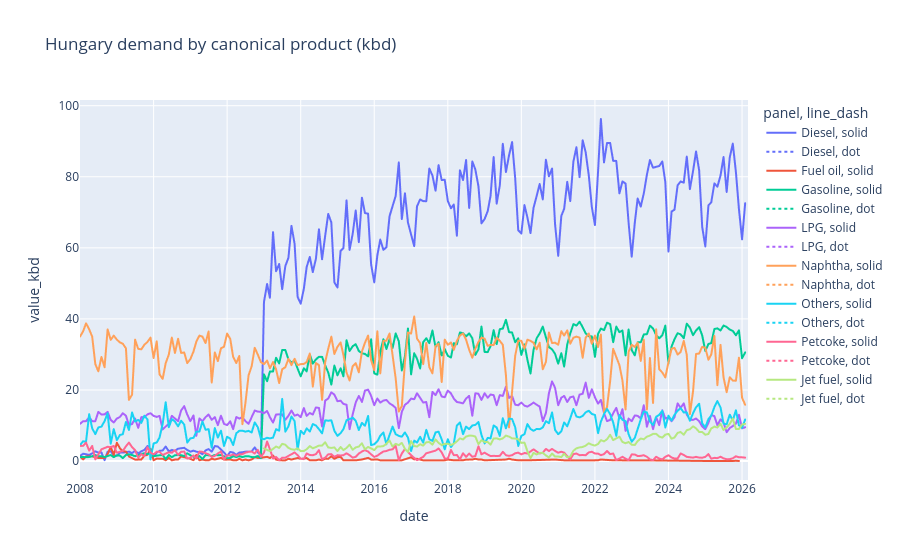

Notebook code cell kept with this figure:
### Markdown cell above
## 4. Canonical rollup (demand)

### Code cell
fig_c = px.line(
    demand_canonical,
    x="date",
    y="value_kbd",
    color="panel",
    line_dash=demand_canonical["is_provisional"].map({True: "dot", False: "solid"}),
    title="Hungary demand by canonical product (kbd)",
)
fig_c.show()

### Figure 1 — Plotly figure (JSON) as saved in the notebook; plotly's stock layout.template omitted (floating-point values rounded to 4 significant figures; data arrays with more than 128 entries replaced by an {"elided": "..."} marker saying what was removed)
{"data": [{"hovertemplate": "panel=Diesel<br>line_dash=solid<br>date=%{x}<br>value_kbd=%{y}<extra></extra>", "legendgroup": "Diesel, solid", "line": {"color": "#636efa", "dash": "solid"}, "marker": {"symbol": "circle"}, "mode": "lines", "name": "Diesel, solid", "showlegend": true, "type": "scattergl", "x": {"elided": "218 str values"}, "xaxis": "x", "y": {"elided": "218 float values"}, "yaxis": "y"}, {"hovertemplate": "panel=Diesel<br>line_dash=dot<br>date=%{x}<br>value_kbd=%{y}<extra></extra>", "legendgroup": "Diesel, dot", "line": {"color": "#636efa", "dash": "dot"}, "marker": {"symbol": "circle"}, "mode": "lines", "name": "Diesel, dot", "showlegend": true, "type": "scattergl", "x": ["2026-03-01T00:00:00.000000"], "xaxis": "x", "y": [88.77], "yaxis": "y"}, {"hovertemplate": "panel=Fuel oil<br>line_dash=solid<br>date=%{x}<br>value_kbd=%{y}<extra></extra>", "legendgroup": "Fuel oil, solid", "line": {"color": "#EF553B", "dash": "solid"}, "marker": {"symbol": "circle"}, "mode": "lines", "name": "Fuel oil, solid", "showlegend": true, "type": "scattergl", "x": {"elided": "137 str values"}, "xaxis": "x", "y": {"elided": "137 float values"}, "yaxis": "y"}, {"hovertemplate": "panel=Gasoline<br>line_dash=solid<br>date=%{x}<br>value_kbd=%{y}<extra></extra>", "legendgroup": "Gasoline, solid", "line": {"color": "#00cc96", "dash": "solid"}, "marker": {"symbol": "circle"}, "mode": "lines", "name": "Gasoline, solid", "showlegend": true, "type": "scattergl", "x": {"elided": "217 str values"}, "xaxis": "x", "y": {"elided": "217 float values"}, "yaxis": "y"}, {"hovertemplate": "panel=Gasoline<br>line_dash=dot<br>date=%{x}<br>value_kbd=%{y}<extra></extra>", "legendgroup": "Gasoline, dot", "line": {"color": "#00cc96", "dash": "dot"}, "marker": {"symbol": "circle"}, "mode": "lines", "name": "Gasoline, dot", "showlegend": true, "type": "scattergl", "x": ["2026-03-01T00:00:00.000000"], "xaxis": "x", "y": [36.63], "yaxis": "y"}, {"hovertemplate": "panel=LPG<br>line_dash=solid<br>date=%{x}<br>value_kbd=%{y}<extra></extra>", "legendgroup": "LPG, solid", "line": {"color": "#ab63fa", "dash": "solid"}, "marker": {"symbol": "circle"}, "mode": "lines", "name": "LPG, solid", "showlegend": true, "type": "scattergl", "x": {"elided": "218 str values"}, "xaxis": "x", "y": {"elided": "218 float values"}, "yaxis": "y"}, {"hovertemplate": "panel=LPG<br>line_dash=dot<br>date=%{x}<br>value_kbd=%{y}<extra></extra>", "legendgroup": "LPG, dot", "line": {"color": "#ab63fa", "dash": "dot"}, "marker": {"symbol": "circle"}, "mode": "lines", "name": "LPG, dot", "showlegend": true, "type": "scattergl", "x": ["2026-03-01T00:00:00.000000"], "xaxis": "x", "y": [6.399], "yaxis": "y"}, {"hovertemplate": "panel=Naphtha<br>line_dash=solid<br>date=%{x}<br>value_kbd=%{y}<extra></extra>", "legendgroup": "Naphtha, solid", "line": {"color": "#FFA15A", "dash": "solid"}, "marker": {"symbol": "circle"}, "mode": "lines", "name": "Naphtha, solid", "showlegend": true, "type": "scattergl", "x": {"elided": "218 str values"}, "xaxis": "x", "y": {"elided": "218 float values"}, "yaxis": "y"}, {"hovertemplate": "panel=Naphtha<br>line_dash=dot<br>date=%{x}<br>value_kbd=%{y}<extra></extra>", "legendgroup": "Naphtha, dot", "line": {"color": "#FFA15A", "dash": "dot"}, "marker": {"symbol": "circle"}, "mode": "lines", "name": "Naphtha, dot", "showlegend": true, "type": "scattergl", "x": ["2026-03-01T00:00:00.000000"], "xaxis": "x", "y": [21.16], "yaxis": "y"}, {"hovertemplate": "panel=Others<br>line_dash=solid<br>date=%{x}<br>value_kbd=%{y}<extra></extra>", "legendgroup": "Others, solid", "line": {"color": "#19d3f3", "dash": "solid"}, "marker": {"symbol": "circle"}, "mode": "lines", "name": "Others, solid", "showlegend": true, "type": "scattergl", "x": {"elided": "218 str values"}, "xaxis": "x", "y": {"elided": "218 float values"}, "yaxis": "y"}, {"hovertemplate": "panel=Others<br>line_dash=dot<br>date=%{x}<br>value_kbd=%{y}<extra></extra>", "legendgroup": "Others, dot", "line": {"color": "#19d3f3", "dash": "dot"}, "marker": {"symbol": "circle"}, "mode": "lines", "name": "Others, dot", "showlegend": true, "type": "scattergl", "x": ["2026-03-01T00:00:00.000000"], "xaxis": "x", "y": [12.44], "yaxis": "y"}, {"hovertemplate": "panel=Petcoke<br>line_dash=solid<br>date=%{x}<br>value_kbd=%{y}<extra></extra>", "legendgroup": "Petcoke, solid", "line": {"color": "#FF6692", "dash": "solid"}, "marker": {"symbol": "circle"}, "mode": "lines", "name": "Petcoke, solid", "showlegend": true, "type": "scattergl", "x": {"elided": "210 str values"}, "xaxis": "x", "y": {"elided": "210 float values"}, "yaxis": "y"}, {"hovertemplate": "panel=Petcoke<br>line_dash=dot<br>date=%{x}<br>value_kbd=%{y}<extra></extra>", "legendgroup": "Petcoke, dot", "line": {"color": "#FF6692", "dash": "dot"}, "marker": {"symbol": "circle"}, "mode": "lines", "name": "Petcoke, dot", "showlegend": true, "type": "scattergl", "x": ["2026-03-01T00:00:00.000000"], "xaxis": "x", "y": [0.8985], "yaxis": "y"}, {"hovertemplate": "panel=Jet fuel<br>line_dash=solid<br>date=%{x}<br>value_kbd=%{y}<extra></extra>", "legendgroup": "Jet fuel, solid", "line": {"color": "#B6E880", "dash": "solid"}, "marker": {"symbol": "circle"}, "mode": "lines", "name": "Jet fuel, solid", "showlegend": true, "type": "scattergl", "x": {"elided": "158 str values"}, "xaxis": "x", "y": {"elided": "158 float values"}, "yaxis": "y"}, {"hovertemplate": "panel=Jet fuel<br>line_dash=dot<br>date=%{x}<br>value_kbd=%{y}<extra></extra>", "legendgroup": "Jet fuel, dot", "line": {"color": "#B6E880", "dash": "dot"}, "marker": {"symbol": "circle"}, "mode": "lines", "name": "Jet fuel, dot", "showlegend": true, "type": "scattergl", "x": ["2026-03-01T00:00:00.000000"], "xaxis": "x", "y": [12.89], "yaxis": "y"}], "layout": {"legend": {"title": {"text": "panel, line_dash"}, "tracegroupgap": 0}, "title": {"text": "Hungary demand by canonical product (kbd)"}, "xaxis": {"anchor": "y", "domain": [0, 1], "title": {"text": "date"}}, "yaxis": {"anchor": "x", "domain": [0, 1], "title": {"text": "value_kbd"}}}}
